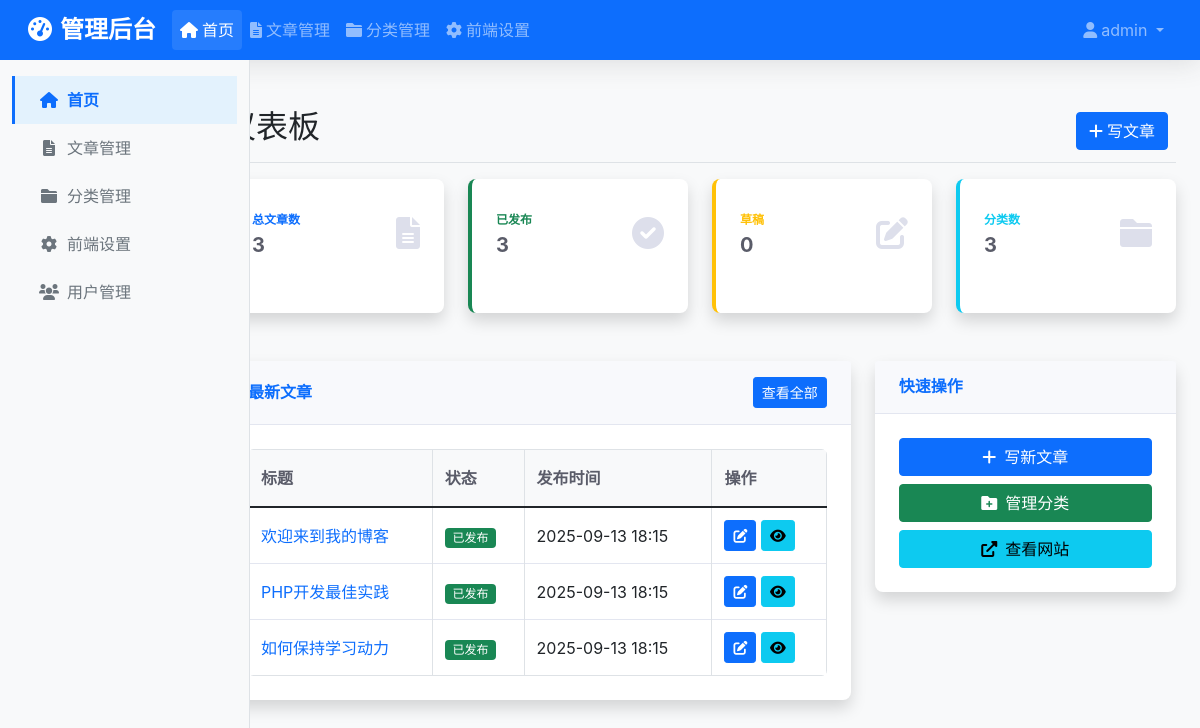
Page /admin/dashboard.php (signed in) on the committed database.
### tables this page shows
CREATE TABLE users (
    id INT AUTO_INCREMENT PRIMARY KEY,
    username VARCHAR(50) NOT NULL UNIQUE,
    email VARCHAR(100) NOT NULL UNIQUE,
    password VARCHAR(255) NOT NULL,
    role ENUM('admin', 'editor') DEFAULT 'editor',
    created_at TIMESTAMP DEFAULT CURRENT_TIMESTAMP,
    updated_at TIMESTAMP DEFAULT CURRENT_TIMESTAMP ON UPDATE CURRENT_TIMESTAMP
);

CREATE TABLE posts (
    id INT AUTO_INCREMENT PRIMARY KEY,
    title VARCHAR(255) NOT NULL,
    slug VARCHAR(255) NOT NULL UNIQUE,
    content LONGTEXT NOT NULL,
    excerpt TEXT,
    featured_image VARCHAR(255),
    category_id INT,
    author_id INT NOT NULL,
    status ENUM('draft', 'published') DEFAULT 'draft',
    published_at TIMESTAMP NULL,
    created_at TIMESTAMP DEFAULT CURRENT_TIMESTAMP,
    updated_at TIMESTAMP DEFAULT CURRENT_TIMESTAMP ON UPDATE CURRENT_TIMESTAMP,
    FOREIGN KEY (category_id) REFERENCES categories(id) ON DELETE SET NULL,
    FOREIGN KEY (author_id) REFERENCES users(id) ON DELETE CASCADE
);

### admin/dashboard.php (the view, shortened to what the rows shown need)
<?php
require_once 'auth.php';
require_once '../classes/Post.php';
$post = new Post();
$draftPosts = count($post->getAllPosts(1, 9999));
$latestPosts = $post->getAllPosts(1, 5);
?>
<!DOCTYPE html>
<html lang="zh-CN">
<head>
    <link href="https://cdn.jsdelivr.net/npm/bootstrap@5.1.3/dist/css/bootstrap.min.css" rel="stylesheet">
    <link href="https://cdnjs.cloudflare.com/ajax/libs/font-awesome/6.0.0/css/all.min.css" rel="stylesheet">
    <link href="../assets/css/admin.css" rel="stylesheet">
</head>
<body>
    <nav class="navbar navbar-expand-lg navbar-dark bg-primary">
        <div class="container-fluid">
            <div class="collapse navbar-collapse" id="navbarNav">
                <ul class="navbar-nav">
                    <li class="nav-item dropdown">
                        <a class="nav-link dropdown-toggle" href="#" id="navbarDropdown" role="button" data-bs-toggle="dropdown">
                            <i class="fas fa-user me-1"></i><?php echo htmlspecialchars($currentUser['username']); ?>
                        </a>
                    </li>
                </ul>
            </div>
        </div>
    </nav>
    <div class="container-fluid">
        <div class="row">
            <main class="col-md-9 ms-sm-auto col-lg-10 px-md-4">
                <div class="d-flex justify-content-between flex-wrap flex-md-nowrap align-items-center pt-3 pb-2 mb-3 border-bottom">
                    <h1 class="h2">仪表板</h1>
                </div>
                <div class="row">
                    <div class="col-lg-8">
                        <div class="card shadow mb-4">
                            <div class="card-body">
                                <div class="table-responsive">
                                    <table class="table table-bordered" width="100%" cellspacing="0">
                                        <thead>
                                            <tr>
                                                <th>标题</th>
                                                <th>状态</th>
                                                <th>发布时间</th>
                                                <th>操作</th>
                                            </tr>
                                        </thead>
                                        <tbody>
                                            <?php foreach ($latestPosts as $article): ?>
                                            <tr>
                                                <td>
                                                    <a href="post-edit.php?id=<?php echo $article['id']; ?>" class="text-decoration-none">
                                                        <?php echo htmlspecialchars($article['title']); ?>
                                                    </a>
                                                </td>
                                                <td>
                                                    <?php if ($article['status'] === 'published'): ?>
                                                        <span class="badge bg-success">已发布</span>
                                                    <?php else: ?>
                                                        <span class="badge bg-warning">草稿</span>
                                                    <?php endif; ?>
                                                </td>
                                                <td>
                                                    <?php echo $article['published_at'] ? date('Y-m-d H:i', strtotime($article['published_at'])) : '-'; ?>
                                                </td>
                                                <td>
                                                    <a href="post-edit.php?id=<?php echo $article['id']; ?>" class="btn btn-sm btn-primary">
                                                        <i class="fas fa-edit"></i>
                                                    </a>
                                                    <a href="../post.php?slug=<?php echo $article['slug']; ?>" target="_blank" class="btn btn-sm btn-info">
                                                        <i class="fas fa-eye"></i>
                                                    </a>
                                                </td>
                                            </tr>
                                            <?php endforeach; ?>
                                        </tbody>
                                    </table>
                                </div>
                            </div>
                        </div>
                    </div>
                </div>
            </main>
        </div>
    </div>
</body>
</html>

### rows in the picture
users: username "admin"
posts: title "欢迎来到我的博客", status "已发布", published_at "2025-09-13 18:15"
posts: title "PHP开发最佳实践", status "已发布", published_at "2025-09-13 18:15"
posts: title "如何保持学习动力", status "已发布", published_at "2025-09-13 18:15"

### other values in the picture
$totalPosts "3"
$publishedPosts "3"
$draftPosts - $publishedPosts "0"
$totalCategories "3"
